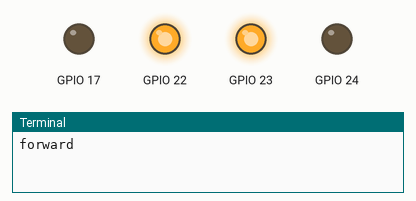
Bench run of a program on a simulated Raspberry Pi (BCM pin numbers). On the bench: output pins drawn as LEDs (lit = HIGH), the last lines printed to the terminal. At 20.0 s the program stops and its outputs stay as they are.

Above: at 0.1 s.
At 5.1 s:
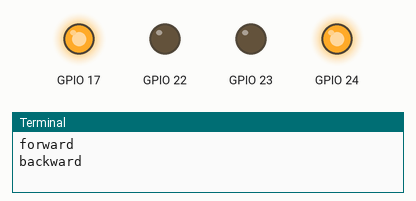
At 10.1 s:
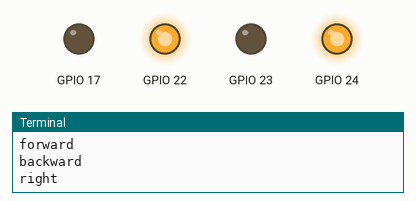
At 15.1 s:
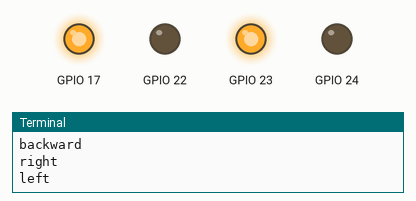
At 20.1 s:
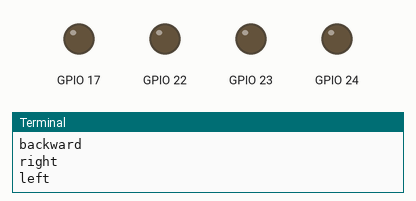
Timing chart, 0 to 21.5 s (numbered marks = the images above):
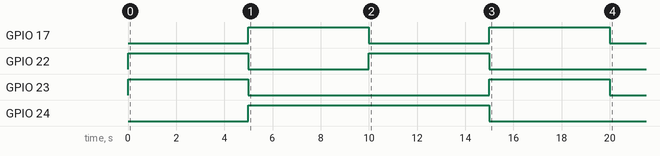

Measured:
- by itself, GPIO 17, GPIO 22: alternates HIGH for 5.0 s and LOW for 5.0 s
- by itself, GPIO 23: alternates HIGH for 5.0 s and LOW for 10.0 s
- by itself, GPIO 24: LOW → HIGH at 5.0 s, → LOW 10.0 s later

The program:

movement.py
```python
import RPi.GPIO as gpio
import time

def init():
	gpio.setmode(gpio.BCM)
	gpio.setwarnings(False)
	gpio.setup(17, gpio.OUT)
	gpio.setup(22, gpio.OUT)
	gpio.setup(23, gpio.OUT)
	gpio.setup(24, gpio.OUT)

def forward(tf):
	init()
	gpio.output(17, False)
	gpio.output(22, True)
	gpio.output(23, True)
	gpio.output(24, False)
	time.sleep(tf)
	gpio.cleanup()

def reverse(tf):
	init()
	gpio.output(17, True)
	gpio.output(22, False)
	gpio.output(23, False)
	gpio.output(24, True)
	time.sleep(tf)
	gpio.cleanup()

def right(tf):
	init()
	gpio.output(17, False)
	gpio.output(22, True)
	gpio.output(23, False)
	gpio.output(24, True)
	time.sleep(tf)
	gpio.cleanup()

def left(tf):
	init()
	gpio.output(17, True)
	gpio.output(22, False)
	gpio.output(23, True)
	gpio.output(24, False)
	time.sleep(tf)
	gpio.cleanup()

print "forward"
forward(5)
print "backward"
reverse(5)
print "right"
right(5)
print "left"
left(5)
```
